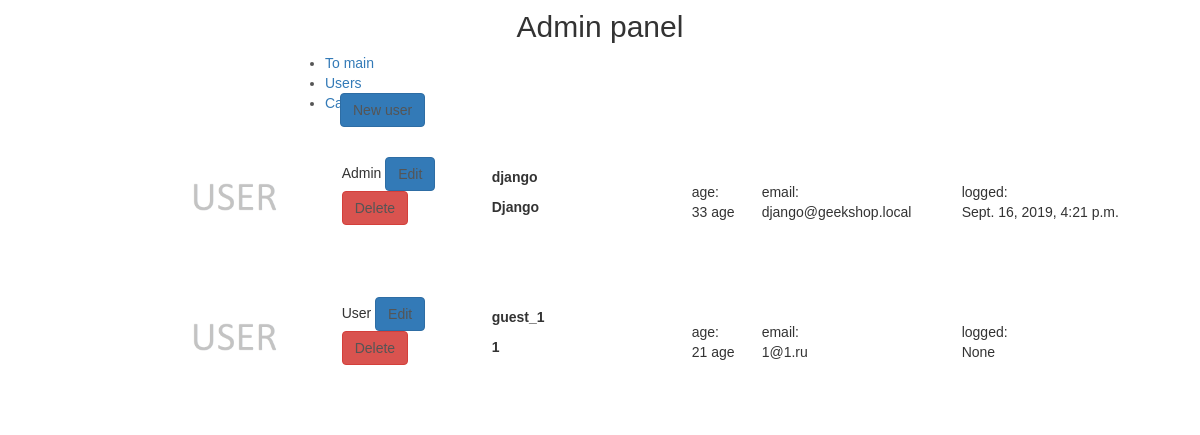
Page /myadmin/ (signed in) on the earlier database version.
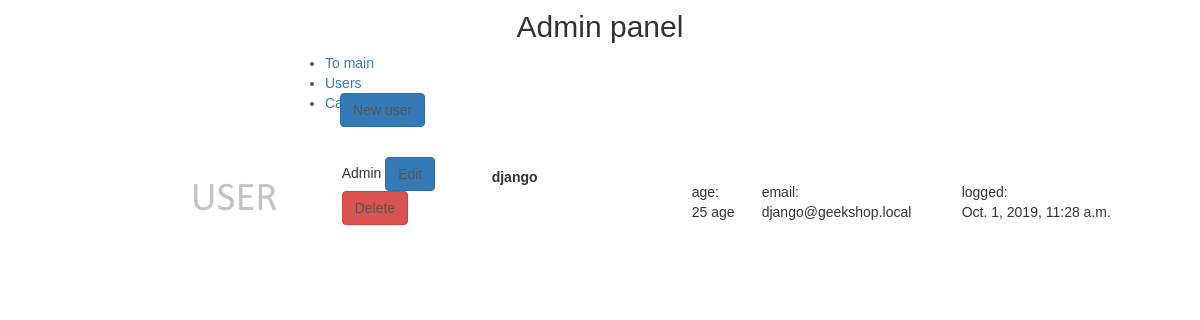
Same page on the later database version.
### authapp/models.py (models this page shows)
class ShopUser(AbstractUser):
    avatar = models.ImageField(upload_to='user_avatars', blank=True)
    age = models.PositiveIntegerField(verbose_name='Age')

### adminapp/views.py (the view)
# urls.py: path('', basketapp.index, name='index'),
@user_passes_test(lambda x: x.is_superuser)
def index(request):
    object_list = ShopUser.objects.all()
    context = {
        'page_title': 'admin/users',
        'object_list': object_list,
    }
    return render(request, 'adminapp/index.html', context)

### adminapp/templates/adminapp/index.html (shortened to what this page needs)
{% extends 'adminapp/base.html' %}
{% load static %}
{% block container %}
    <div class="users_list">
        <a href="{% url 'myadmin:shopuser_create' %}"
           class="btn btn-primary new_user">
            New user
        </a>
        {% for object in object_list %}
            <div class="user_record {% if not object.is_active %}not_active{% endif %}">
                <img src="/media/{{ object.avatar|default:'users_avatars/default.jpg' }}"
                     alt="{{ object.username }}">
                <div class="user_role">
                    {% if object.is_superuser %}Admin{% else %}User{% endif %}
                    <a href="{% url 'myadmin:shopuser_update' object.pk %}"
                       class="btn btn-primary">
                        Edit
                    </a>
                    <a href="{% url 'myadmin:shopuser_delete' object.pk %}"
                       class="btn btn-danger">
                        Delete
                    </a>
                </div>
                <div class="user_name">
                    <p><strong>{{ object.username }}</strong></p>
                    <p>
                        {% if object.first_name %}
                            <b>{{ object.first_name|title }}</b>
                        {% endif %}
                    </p>
                </div>
                <div class="user_age">
                    age:<br>
                    {{ object.age }} age
                </div>
                <div class="user_email">
                    email:<br>
                    {{ object.email }}
                </div>
                <div class="user_lastlogin">
                    logged:<br>
                    {{ object.last_login }}
                </div>
            </div>
        {% endfor %}
    </div>
{% endblock %}

Differences in the rows shown:
removed ShopUser: is_superuser "User", username "guest_1", first_name "1", age "21", email "1@1.ru", last_login "None"
changed ShopUser "django": age "33" → "25"; last_login "Sept. 16, 2019, 4:21 p.m." → "Oct. 1, 2019, 11:28 a.m."; first_name "Django" → (not shown)
